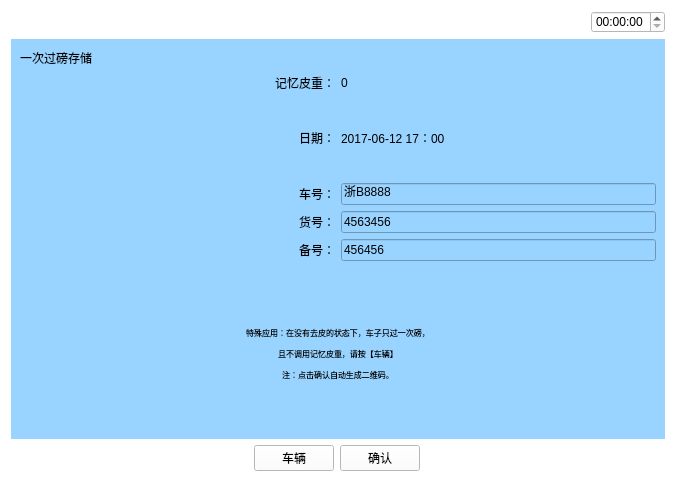
<?xml version="1.0" encoding="UTF-8"?>
<ui version="4.0">
 <class>Yiciguobang</class>
 <widget class="QWidget" name="Yiciguobang">
  <property name="geometry">
   <rect>
    <x>0</x>
    <y>0</y>
    <width>676</width>
    <height>482</height>
   </rect>
  </property>
  <property name="windowTitle">
   <string>Form</string>
  </property>
  <property name="styleSheet">
   <string notr="true">background-color: rgb(255, 255, 255);</string>
  </property>
  <layout class="QVBoxLayout" name="verticalLayout_4">
   <item>
    <layout class="QHBoxLayout" name="horizontalLayout_5">
     <item>
      <widget class="QPushButton" name="pushButton">
       <property name="text">
        <string/>
       </property>
       <property name="icon">
        <iconset resource="myimages.qrc">
         <normaloff>:/image/images/4g.png</normaloff>:/image/images/4g.png</iconset>
       </property>
       <property name="flat">
        <bool>true</bool>
       </property>
      </widget>
     </item>
     <item>
      <widget class="QPushButton" name="pushButton_2">
       <property name="text">
        <string/>
       </property>
       <property name="icon">
        <iconset resource="myimages.qrc">
         <normaloff>:/image/images/wireless.svg</normaloff>:/image/images/wireless.svg</iconset>
       </property>
       <property name="flat">
        <bool>true</bool>
       </property>
      </widget>
     </item>
     <item>
      <widget class="QPushButton" name="pushButton_3">
       <property name="text">
        <string/>
       </property>
       <property name="icon">
        <iconset resource="myimages.qrc">
         <normaloff>:/image/images/bl.svg</normaloff>:/image/images/bl.svg</iconset>
       </property>
       <property name="flat">
        <bool>true</bool>
       </property>
      </widget>
     </item>
     <item>
      <widget class="QPushButton" name="pushButton_4">
       <property name="text">
        <string/>
       </property>
       <property name="icon">
        <iconset resource="myimages.qrc">
         <normaloff>:/image/images/locate.svg</normaloff>:/image/images/locate.svg</iconset>
       </property>
       <property name="flat">
        <bool>true</bool>
       </property>
      </widget>
     </item>
     <item>
      <spacer name="horizontalSpacer_4">
       <property name="orientation">
        <enum>Qt::Horizontal</enum>
       </property>
       <property name="sizeHint" stdset="0">
        <size>
         <width>40</width>
         <height>20</height>
        </size>
       </property>
      </spacer>
     </item>
     <item>
      <widget class="QTimeEdit" name="timeEdit_2"/>
     </item>
    </layout>
   </item>
   <item>
    <widget class="QWidget" name="widget" native="true">
     <property name="sizePolicy">
      <sizepolicy hsizetype="Preferred" vsizetype="Preferred">
       <horstretch>0</horstretch>
       <verstretch>0</verstretch>
      </sizepolicy>
     </property>
     <property name="contextMenuPolicy">
      <enum>Qt::DefaultContextMenu</enum>
     </property>
     <property name="styleSheet">
      <string notr="true">background-color: rgb(153, 211, 255);</string>
     </property>
     <layout class="QVBoxLayout" name="verticalLayout_2" stretch="2,0,2,2">
      <item>
       <layout class="QHBoxLayout" name="horizontalLayout">
        <item>
         <widget class="QLabel" name="label">
          <property name="text">
           <string>一次过磅存储</string>
          </property>
         </widget>
        </item>
        <item>
         <spacer name="horizontalSpacer">
          <property name="orientation">
           <enum>Qt::Horizontal</enum>
          </property>
          <property name="sizeHint" stdset="0">
           <size>
            <width>40</width>
            <height>20</height>
           </size>
          </property>
         </spacer>
        </item>
        <item>
         <layout class="QVBoxLayout" name="verticalLayout"/>
        </item>
       </layout>
      </item>
      <item>
       <layout class="QHBoxLayout" name="horizontalLayout_8">
        <item>
         <widget class="QLabel" name="label_8">
          <property name="text">
           <string>记忆皮重：</string>
          </property>
          <property name="alignment">
           <set>Qt::AlignRight|Qt::AlignTrailing|Qt::AlignVCenter</set>
          </property>
         </widget>
        </item>
        <item>
         <widget class="QLabel" name="label_tare">
          <property name="text">
           <string>0</string>
          </property>
         </widget>
        </item>
       </layout>
      </item>
      <item>
       <layout class="QVBoxLayout" name="verticalLayout_3">
        <item>
         <layout class="QHBoxLayout" name="horizontalLayout_3">
          <item>
           <widget class="QLabel" name="label_3">
            <property name="text">
             <string>日期：</string>
            </property>
            <property name="alignment">
             <set>Qt::AlignRight|Qt::AlignTrailing|Qt::AlignVCenter</set>
            </property>
           </widget>
          </item>
          <item>
           <widget class="QLabel" name="currentTime">
            <property name="text">
             <string>2017-06-12 17：00</string>
            </property>
           </widget>
          </item>
         </layout>
        </item>
        <item>
         <layout class="QHBoxLayout" name="horizontalLayout_4" stretch="1,1">
          <item>
           <widget class="QLabel" name="label_5">
            <property name="text">
             <string>车号：</string>
            </property>
            <property name="alignment">
             <set>Qt::AlignRight|Qt::AlignTrailing|Qt::AlignVCenter</set>
            </property>
           </widget>
          </item>
          <item>
           <widget class="QLineEdit" name="lineEdit_carId">
            <property name="text">
             <string>浙B8888</string>
            </property>
           </widget>
          </item>
         </layout>
        </item>
        <item>
         <layout class="QHBoxLayout" name="horizontalLayout_6" stretch="1,1">
          <item>
           <widget class="QLabel" name="label_6">
            <property name="text">
             <string>货号：</string>
            </property>
            <property name="alignment">
             <set>Qt::AlignRight|Qt::AlignTrailing|Qt::AlignVCenter</set>
            </property>
           </widget>
          </item>
          <item>
           <widget class="QLineEdit" name="lineEdit_artId">
            <property name="text">
             <string>4563456</string>
            </property>
           </widget>
          </item>
         </layout>
        </item>
        <item>
         <layout class="QHBoxLayout" name="horizontalLayout_7" stretch="1,1">
          <item>
           <widget class="QLabel" name="label_7">
            <property name="text">
             <string>备号：</string>
            </property>
            <property name="alignment">
             <set>Qt::AlignRight|Qt::AlignTrailing|Qt::AlignVCenter</set>
            </property>
           </widget>
          </item>
          <item>
           <widget class="QLineEdit" name="lineEdit_remark">
            <property name="text">
             <string>456456</string>
            </property>
           </widget>
          </item>
         </layout>
        </item>
       </layout>
      </item>
      <item>
       <widget class="QLabel" name="label_2">
        <property name="font">
         <font>
          <pointsize>6</pointsize>
         </font>
        </property>
        <property name="text">
         <string>

特殊应用：在没有去皮的状态下，车子只过一次磅，

且不调用记忆皮重，请按【车辆】

注：点击确认自动生成二维码。
</string>
        </property>
        <property name="alignment">
         <set>Qt::AlignCenter</set>
        </property>
       </widget>
      </item>
     </layout>
    </widget>
   </item>
   <item>
    <layout class="QHBoxLayout" name="horizontalLayout_2">
     <item>
      <widget class="QPushButton" name="returnIndex">
       <property name="font">
        <font>
         <family>AR PL UMing TW MBE</family>
        </font>
       </property>
       <property name="styleSheet">
        <string notr="true">border-image: url(:/image/images/index.svg);</string>
       </property>
       <property name="text">
        <string/>
       </property>
       <property name="icon">
        <iconset resource="myimages.qrc">
         <normaloff>:/image/images/index.svg</normaloff>:/image/images/index.svg</iconset>
       </property>
       <property name="iconSize">
        <size>
         <width>40</width>
         <height>40</height>
        </size>
       </property>
       <property name="flat">
        <bool>true</bool>
       </property>
      </widget>
     </item>
     <item>
      <spacer name="horizontalSpacer_6">
       <property name="orientation">
        <enum>Qt::Horizontal</enum>
       </property>
       <property name="sizeHint" stdset="0">
        <size>
         <width>40</width>
         <height>20</height>
        </size>
       </property>
      </spacer>
     </item>
     <item>
      <widget class="QPushButton" name="cheliangBtn">
       <property name="text">
        <string>车辆</string>
       </property>
      </widget>
     </item>
     <item>
      <widget class="QPushButton" name="okBtn">
       <property name="text">
        <string>确认</string>
       </property>
      </widget>
     </item>
     <item>
      <spacer name="horizontalSpacer_2">
       <property name="orientation">
        <enum>Qt::Horizontal</enum>
       </property>
       <property name="sizeHint" stdset="0">
        <size>
         <width>40</width>
         <height>20</height>
        </size>
       </property>
      </spacer>
     </item>
     <item>
      <widget class="QPushButton" name="returnPage">
       <property name="text">
        <string/>
       </property>
       <property name="icon">
        <iconset resource="myimages.qrc">
         <normaloff>:/image/images/shangyiye.svg</normaloff>:/image/images/shangyiye.svg</iconset>
       </property>
       <property name="iconSize">
        <size>
         <width>40</width>
         <height>40</height>
        </size>
       </property>
       <property name="flat">
        <bool>true</bool>
       </property>
      </widget>
     </item>
    </layout>
   </item>
  </layout>
 </widget>
 <resources>
  <include location="myimages.qrc"/>
 </resources>
 <connections/>
</ui>
